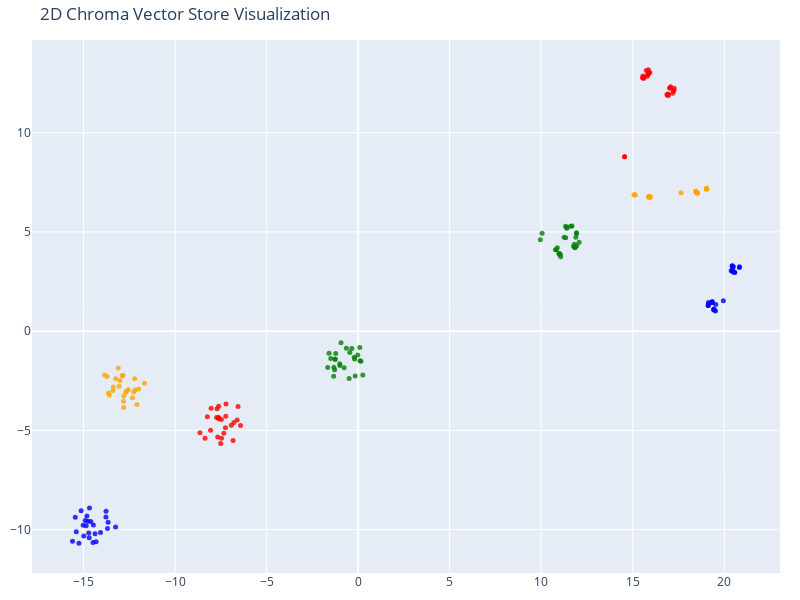

Notebook cell for this chart:
### Code cell
from sklearn.manifold import TSNE
import plotly.graph_objects as go

tsne = TSNE(n_components=2, random_state=42)
reduced_vectors = tsne.fit_transform(vectors)

# Create the 2D scatter plot
fig = go.Figure(data=[go.Scatter(
    x=reduced_vectors[:, 0],
    y=reduced_vectors[:, 1],
    mode='markers',
    marker=dict(size=5, color=colors, opacity=0.8),
    text=[f"Type: {t}<br>Text: {d[:100]}..." for t, d in zip(doc_types, documents)],
    hoverinfo='text'
)])

fig.update_layout(
    title='2D Chroma Vector Store Visualization',
    scene=dict(xaxis_title='x',yaxis_title='y'),
    width=800,
    height=600,
    margin=dict(r=20, b=10, l=10, t=40)
)

fig.show()

### Figure 1 — Plotly figure (JSON) as saved in the notebook; plotly's stock layout.template omitted (floating-point values rounded to 4 significant figures; data arrays with more than 128 entries replaced by an {"elided": "..."} marker saying what was removed)
{"data": [{"hoverinfo": "text", "marker": {"color": {"elided": "200 str values"}, "opacity": 0.8, "size": 5}, "mode": "markers", "text": {"elided": "200 str values"}, "type": "scatter", "x": {"elided": "200 float values"}, "y": {"elided": "200 float values"}}], "layout": {"height": 600, "margin": {"b": 10, "l": 10, "r": 20, "t": 40}, "scene": {"xaxis": {"title": {"text": "x"}}, "yaxis": {"title": {"text": "y"}}}, "title": {"text": "2D Chroma Vector Store Visualization"}, "width": 800}}
